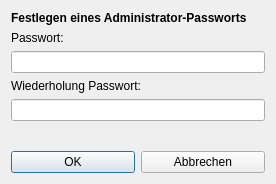
<?xml version="1.0" encoding="UTF-8"?>
<ui version="4.0">
 <class>PasswortEinrichtung</class>
 <widget class="QDialog" name="PasswortEinrichtung">
  <property name="windowModality">
   <enum>Qt::ApplicationModal</enum>
  </property>
  <property name="geometry">
   <rect>
    <x>0</x>
    <y>0</y>
    <width>276</width>
    <height>184</height>
   </rect>
  </property>
  <property name="windowTitle">
   <string>Passwort einrichten</string>
  </property>
  <property name="windowIcon">
   <iconset>
    <normaloff>../images/icon.ico</normaloff>../images/icon.ico</iconset>
  </property>
  <layout class="QGridLayout" name="gridLayout_2">
   <item row="5" column="0">
    <spacer name="verticalSpacer">
     <property name="orientation">
      <enum>Qt::Vertical</enum>
     </property>
     <property name="sizeHint" stdset="0">
      <size>
       <width>20</width>
       <height>40</height>
      </size>
     </property>
    </spacer>
   </item>
   <item row="6" column="0">
    <layout class="QGridLayout" name="gridLayout">
     <item row="0" column="0">
      <widget class="QPushButton" name="pushButtonOK">
       <property name="text">
        <string>OK</string>
       </property>
       <property name="default">
        <bool>true</bool>
       </property>
      </widget>
     </item>
     <item row="0" column="1">
      <widget class="QPushButton" name="pushButtonAbbrechen">
       <property name="text">
        <string>Abbrechen</string>
       </property>
      </widget>
     </item>
    </layout>
   </item>
   <item row="0" column="0">
    <widget class="QLabel" name="label">
     <property name="font">
      <font>
       <bold>true</bold>
      </font>
     </property>
     <property name="text">
      <string>Festlegen eines Administrator-Passworts</string>
     </property>
    </widget>
   </item>
   <item row="1" column="0">
    <widget class="QLabel" name="label_3">
     <property name="text">
      <string>Passwort:</string>
     </property>
    </widget>
   </item>
   <item row="2" column="0">
    <widget class="QLineEdit" name="lineEditNeuPW">
     <property name="echoMode">
      <enum>QLineEdit::Password</enum>
     </property>
     <property name="clearButtonEnabled">
      <bool>true</bool>
     </property>
    </widget>
   </item>
   <item row="4" column="0">
    <widget class="QLineEdit" name="lineEditWdhNeuPW">
     <property name="echoMode">
      <enum>QLineEdit::Password</enum>
     </property>
     <property name="clearButtonEnabled">
      <bool>true</bool>
     </property>
    </widget>
   </item>
   <item row="3" column="0">
    <widget class="QLabel" name="label_4">
     <property name="text">
      <string>Wiederholung Passwort:</string>
     </property>
    </widget>
   </item>
  </layout>
 </widget>
 <tabstops>
  <tabstop>lineEditNeuPW</tabstop>
  <tabstop>lineEditWdhNeuPW</tabstop>
  <tabstop>pushButtonOK</tabstop>
  <tabstop>pushButtonAbbrechen</tabstop>
 </tabstops>
 <resources/>
 <connections/>
</ui>
